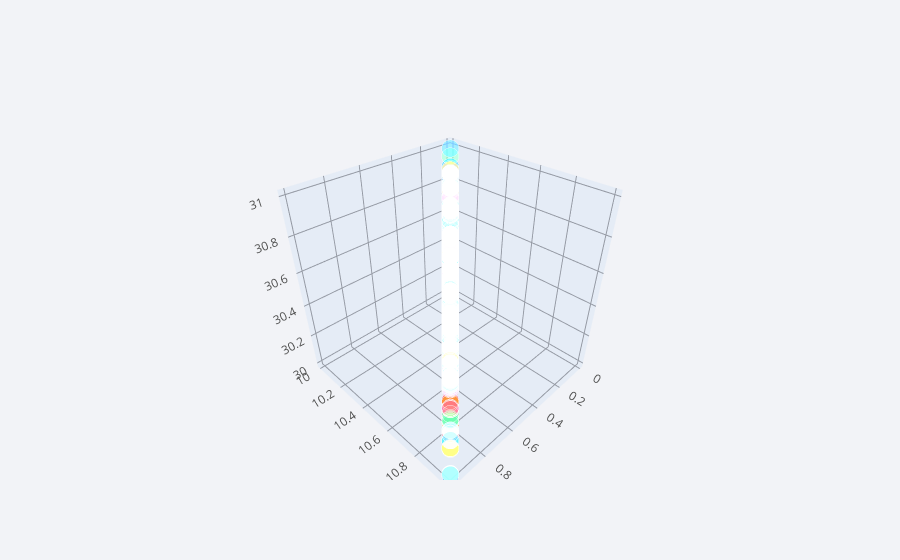

This figure's notebook cell:
### Code cell
df.iplot(x="a",y="d",z="e",kind="scatter3d")

### Figure 1 — Plotly figure (JSON) as saved in the notebook; plotly's stock layout.template omitted (floating-point values rounded to 4 significant figures; data arrays with more than 128 entries replaced by an {"elided": "..."} marker saying what was removed)
{"data": [{"marker": {"color": {"elided": "300 str values"}, "opacity": 0.8, "size": {"elided": "300 int values"}, "symbol": "circle"}, "mode": "markers", "text": {"elided": "300 str values"}, "type": "scatter3d", "x": {"elided": "300 float values"}, "y": {"elided": "300 float values"}, "z": {"elided": "300 float values"}}], "layout": {"legend": {"bgcolor": "#F2F3F7", "font": {"color": "#505050"}}, "paper_bgcolor": "#F2F3F7", "plot_bgcolor": "#F2F3F7", "scene": {"xaxis": {"gridcolor": "#9499A3", "showgrid": true, "tickfont": {"color": "#505050"}, "title": {"font": {"color": "#505050"}, "text": ""}, "zerolinecolor": "#9499A3"}, "yaxis": {"gridcolor": "#9499A3", "showgrid": true, "tickfont": {"color": "#505050"}, "title": {"font": {"color": "#505050"}, "text": ""}, "zerolinecolor": "#9499A3"}, "zaxis": {"gridcolor": "#9499A3", "showgrid": true, "tickfont": {"color": "#505050"}, "title": {"font": {"color": "#505050"}, "text": ""}, "zerolinecolor": "#9499A3"}}, "title": {"font": {"color": "#484848"}}}}
